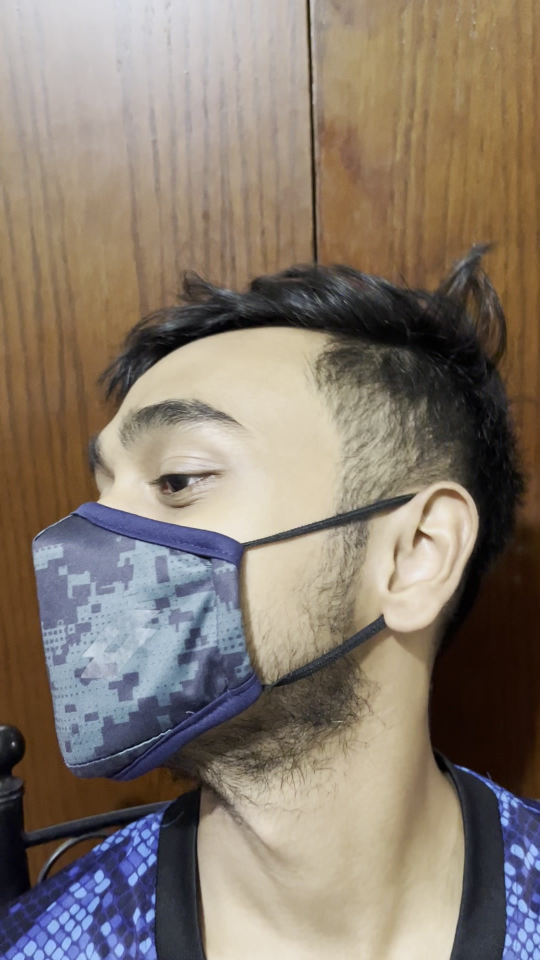
#> input picture img/1.png, 1080 x 1920 px (shown at 1/2 size)
$ python simple_code_to_get_cordinate.py
#> lines starting #> are read from the running program, lines starting #| are printed output that depends on the picture
from cv2 import cv2
import os

def show_mouse_location(event, x, y, flags, params):
    if event == cv2.EVENT_LBUTTONDOWN:
        cv2.circle(img, (x, y), 3, (0, 255, 0))
        img_view = img
        text = f"x:{x}, y:{y}"
        cv2.putText(img_view, text, (x + 5, y - 10), cv2.FONT_HERSHEY_SIMPLEX, 0.4, (0, 255, 0), 1)
        cv2.imshow("img_of_something", img_view)
        print(f"location x: {x}, location y: {y}")
        c_x.append(x)
        c_y.append(y)


def add_rectangle(img,c_x,c_y):
    cv2.rectangle(img, (c_x[0], c_y[0]), (c_x[1], c_y[1]), (255, 0, 0), 2)
    return img
def save_img_and_param(*args):
    dir_name = "imges_annotation"
    if not os.path.exists("imges_annotation"):
        os.makedirs("imges_annotation")

    img_resized =args[0]
    img_with_rectangle =args[1]
    cv2.imwrite(dir_name+"/resize_img.jpg",img_resized)
    cv2.imwrite(dir_name + "/img_with_rectangle.jpg", img_with_rectangle)
    c_x = args[2]
    c_y = args[3]
    w = c_x[1] - c_x[0]
    h = c_y[1] - c_y[0]
    write_it = "{},{},{},{},{},{}".format(c_x[0],c_y[0],c_x[1],c_y[1],h,w)
    print(f"size:{w}x{h}")
    with open(r'imges_annotation/annotation.txt',"a+") as file:
        file.write(write_it)
        file.close()


if __name__ == '__main__':
    c_x =[]
    c_y =[]
    link = r"img/1.png"
    img =cv2.imread(link)
#> img is the input picture: shape (1920, 1080, 3); mean B, G, R 110.1, 122, 133.9
    h= 640
    w = 480
    img = cv2.resize(img,(w,h))
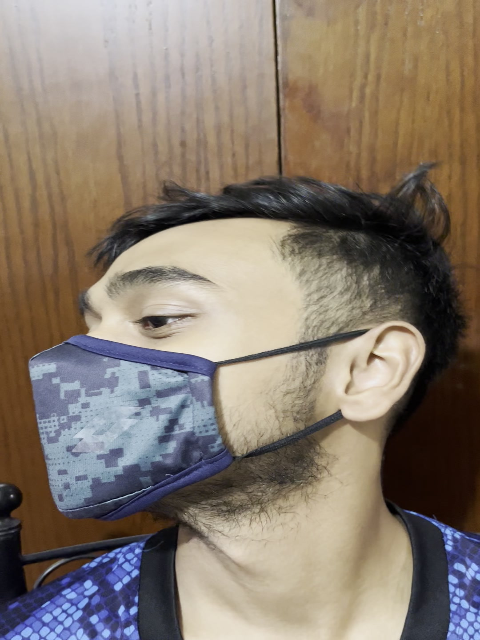
#> img: shape (640, 480, 3); mean B, G, R 110.1, 122, 134
    img_resized = img.copy()
    cv2.imshow("img_of_something", img)
    cv2.setMouseCallback("img_of_something", show_mouse_location)
    cv2.waitKey(0)
    print(f"{c_x} \n{c_y}")
#> (the run stopped early here; a loop or call above may not have finished)
